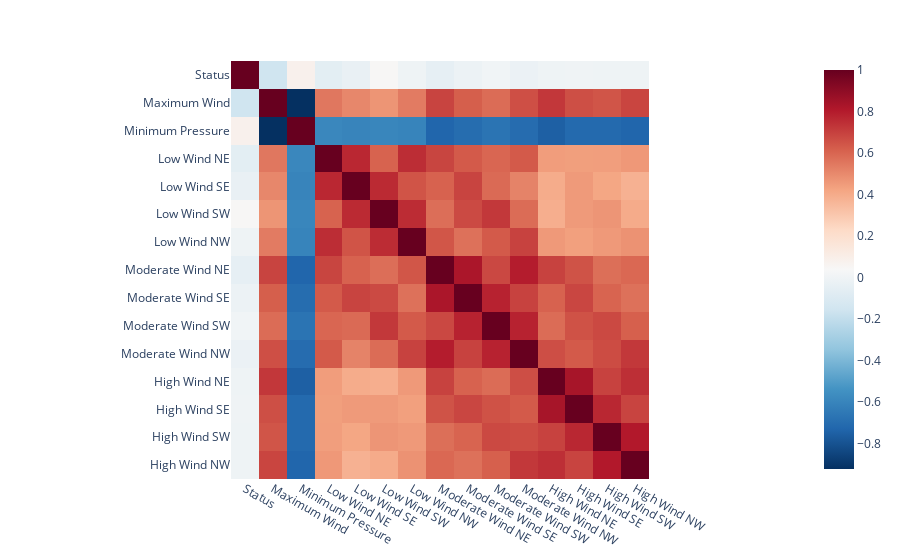

Notebook cell for this chart:
### Markdown cell above
#### Heatmap of Features <a class="anchor" id="heatmap-of-features"></a>
In order to visualize the correlation between features, a Pearson heatmap was generated in which the correlation values range from -1 (max negative correlation) to 1 (max positive correlation). Based on the heat map shown, we can make a few assumptions:
* Minimum Pressure is negatively correlated with many of the other features.  
* High winds and low winds have low correlation.
* Moderate/High winds are strongly correlated.

### Code cell
# create heatmap of pearson correlation of features
corr = df[feat_columns].corr(method='pearson')
fig = px.imshow(corr,
                x=feat_columns,
                y=feat_columns,
                color_continuous_scale='RdBu_r'
               )
fig.show()

### Figure 1 — Plotly figure (JSON) as saved in the notebook; plotly's stock layout.template omitted (floating-point values rounded to 4 significant figures; data arrays with more than 128 entries replaced by an {"elided": "..."} marker saying what was removed)
{"data": [{"coloraxis": "coloraxis", "hovertemplate": "x: %{x}<br>y: %{y}<br>color: %{z}<extra></extra>", "name": "0", "type": "heatmap", "x": ["Status", "Maximum Wind", "Minimum Pressure", "Low Wind NE", "Low Wind SE", "Low Wind SW", "Low Wind NW", "Moderate Wind NE", "Moderate Wind SE", "Moderate Wind SW", "Moderate Wind NW", "High Wind NE", "High Wind SE", "High Wind SW", "High Wind NW"], "xaxis": "x", "y": ["Status", "Maximum Wind", "Minimum Pressure", "Low Wind NE", "Low Wind SE", "Low Wind SW", "Low Wind NW", "Moderate Wind NE", "Moderate Wind SE", "Moderate Wind SW", "Moderate Wind NW", "High Wind NE", "High Wind SE", "High Wind SW", "High Wind NW"], "yaxis": "y", "z": {"elided": "15x15 float values"}}], "layout": {"coloraxis": {"colorscale": [[0, "rgb(5,48,97)"], [0.1, "rgb(33,102,172)"], [0.2, "rgb(67,147,195)"], [0.3, "rgb(146,197,222)"], [0.4, "rgb(209,229,240)"], [0.5, "rgb(247,247,247)"], [0.6, "rgb(253,219,199)"], [0.7, "rgb(244,165,130)"], [0.8, "rgb(214,96,77)"], [0.9, "rgb(178,24,43)"], [1, "rgb(103,0,31)"]]}, "margin": {"t": 60}, "xaxis": {"anchor": "y", "constrain": "domain", "domain": [0, 1], "scaleanchor": "y"}, "yaxis": {"anchor": "x", "autorange": "reversed", "constrain": "domain", "domain": [0, 1]}}}
